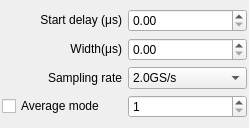
<?xml version="1.0" encoding="UTF-8"?>
<ui version="4.0">
 <class>ap240HorizontalForm</class>
 <widget class="QWidget" name="ap240HorizontalForm">
  <property name="geometry">
   <rect>
    <x>0</x>
    <y>0</y>
    <width>249</width>
    <height>128</height>
   </rect>
  </property>
  <property name="windowTitle">
   <string>Form</string>
  </property>
  <layout class="QGridLayout" name="gridLayout_2">
   <property name="leftMargin">
    <number>2</number>
   </property>
   <property name="topMargin">
    <number>2</number>
   </property>
   <property name="rightMargin">
    <number>2</number>
   </property>
   <property name="bottomMargin">
    <number>2</number>
   </property>
   <item row="0" column="0">
    <layout class="QGridLayout" name="gridLayout">
     <item row="2" column="1">
      <widget class="QComboBox" name="comboBox">
       <item>
        <property name="text">
         <string>2.0GS/s</string>
        </property>
       </item>
       <item>
        <property name="text">
         <string>1.0GS/s</string>
        </property>
       </item>
       <item>
        <property name="text">
         <string>500MS/s</string>
        </property>
       </item>
      </widget>
     </item>
     <item row="0" column="0">
      <widget class="QLabel" name="label">
       <property name="text">
        <string>Start delay (&amp;mu;s)</string>
       </property>
       <property name="textFormat">
        <enum>Qt::RichText</enum>
       </property>
       <property name="alignment">
        <set>Qt::AlignRight|Qt::AlignTrailing|Qt::AlignVCenter</set>
       </property>
      </widget>
     </item>
     <item row="3" column="1">
      <widget class="QSpinBox" name="spinBox">
       <property name="minimum">
        <number>1</number>
       </property>
       <property name="maximum">
        <number>16777216</number>
       </property>
      </widget>
     </item>
     <item row="2" column="0">
      <widget class="QLabel" name="label_3">
       <property name="text">
        <string>Sampling rate</string>
       </property>
       <property name="alignment">
        <set>Qt::AlignRight|Qt::AlignTrailing|Qt::AlignVCenter</set>
       </property>
      </widget>
     </item>
     <item row="3" column="0">
      <widget class="QCheckBox" name="checkBox">
       <property name="text">
        <string>Average mode</string>
       </property>
      </widget>
     </item>
     <item row="1" column="0">
      <widget class="QLabel" name="label_2">
       <property name="text">
        <string>Width(&amp;mu;s)</string>
       </property>
       <property name="textFormat">
        <enum>Qt::RichText</enum>
       </property>
       <property name="alignment">
        <set>Qt::AlignRight|Qt::AlignTrailing|Qt::AlignVCenter</set>
       </property>
      </widget>
     </item>
     <item row="0" column="1">
      <widget class="QDoubleSpinBox" name="doubleSpinBox"/>
     </item>
     <item row="1" column="1">
      <widget class="QDoubleSpinBox" name="doubleSpinBox_2"/>
     </item>
    </layout>
   </item>
  </layout>
 </widget>
 <resources/>
 <connections/>
</ui>
